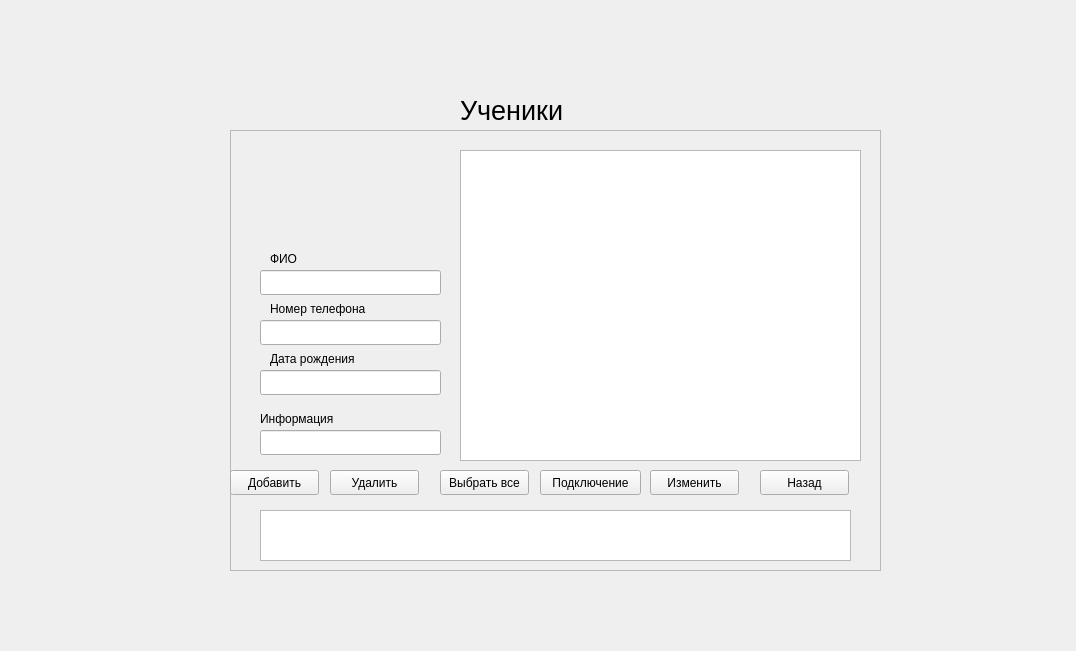
<?xml version="1.0" encoding="UTF-8"?>
<ui version="4.0">
 <class>studenta</class>
 <widget class="QWidget" name="studenta">
  <property name="geometry">
   <rect>
    <x>0</x>
    <y>0</y>
    <width>1076</width>
    <height>651</height>
   </rect>
  </property>
  <property name="windowTitle">
   <string>Form</string>
  </property>
  <widget class="QFrame" name="frame">
   <property name="geometry">
    <rect>
     <x>230</x>
     <y>130</y>
     <width>651</width>
     <height>441</height>
    </rect>
   </property>
   <property name="frameShape">
    <enum>QFrame::StyledPanel</enum>
   </property>
   <property name="frameShadow">
    <enum>QFrame::Raised</enum>
   </property>
   <widget class="QLineEdit" name="leFio">
    <property name="geometry">
     <rect>
      <x>30</x>
      <y>140</y>
      <width>181</width>
      <height>25</height>
     </rect>
    </property>
   </widget>
   <widget class="QLineEdit" name="lePhone">
    <property name="geometry">
     <rect>
      <x>30</x>
      <y>190</y>
      <width>181</width>
      <height>25</height>
     </rect>
    </property>
   </widget>
   <widget class="QLineEdit" name="leBd">
    <property name="geometry">
     <rect>
      <x>30</x>
      <y>240</y>
      <width>181</width>
      <height>25</height>
     </rect>
    </property>
   </widget>
   <widget class="QLineEdit" name="leInfo">
    <property name="geometry">
     <rect>
      <x>30</x>
      <y>300</y>
      <width>181</width>
      <height>25</height>
     </rect>
    </property>
   </widget>
   <widget class="QTableWidget" name="twStudent">
    <property name="geometry">
     <rect>
      <x>230</x>
      <y>20</y>
      <width>401</width>
      <height>311</height>
     </rect>
    </property>
   </widget>
   <widget class="QTextEdit" name="teStudent">
    <property name="geometry">
     <rect>
      <x>30</x>
      <y>380</y>
      <width>591</width>
      <height>51</height>
     </rect>
    </property>
   </widget>
   <widget class="QLabel" name="lbInfoStA">
    <property name="geometry">
     <rect>
      <x>30</x>
      <y>280</y>
      <width>101</width>
      <height>17</height>
     </rect>
    </property>
    <property name="text">
     <string>Информация</string>
    </property>
   </widget>
   <widget class="QLabel" name="lbBdStA">
    <property name="geometry">
     <rect>
      <x>40</x>
      <y>220</y>
      <width>121</width>
      <height>17</height>
     </rect>
    </property>
    <property name="text">
     <string>Дата рождения</string>
    </property>
   </widget>
   <widget class="QLabel" name="lbPhoneStA">
    <property name="geometry">
     <rect>
      <x>40</x>
      <y>170</y>
      <width>121</width>
      <height>17</height>
     </rect>
    </property>
    <property name="text">
     <string>Номер телефона</string>
    </property>
   </widget>
   <widget class="QLabel" name="lbFIOStA">
    <property name="geometry">
     <rect>
      <x>40</x>
      <y>120</y>
      <width>67</width>
      <height>17</height>
     </rect>
    </property>
    <property name="text">
     <string>ФИО</string>
    </property>
   </widget>
   <widget class="QPushButton" name="btnAddStA">
    <property name="geometry">
     <rect>
      <x>0</x>
      <y>340</y>
      <width>89</width>
      <height>25</height>
     </rect>
    </property>
    <property name="text">
     <string>Добавить</string>
    </property>
   </widget>
   <widget class="QPushButton" name="btnDelStA">
    <property name="geometry">
     <rect>
      <x>100</x>
      <y>340</y>
      <width>89</width>
      <height>25</height>
     </rect>
    </property>
    <property name="text">
     <string>Удалить</string>
    </property>
   </widget>
   <widget class="QPushButton" name="btnSelectAllStA">
    <property name="geometry">
     <rect>
      <x>210</x>
      <y>340</y>
      <width>89</width>
      <height>25</height>
     </rect>
    </property>
    <property name="text">
     <string>Выбрать все</string>
    </property>
   </widget>
   <widget class="QPushButton" name="btnBackStA">
    <property name="geometry">
     <rect>
      <x>530</x>
      <y>340</y>
      <width>89</width>
      <height>25</height>
     </rect>
    </property>
    <property name="text">
     <string>Назад</string>
    </property>
   </widget>
   <widget class="QPushButton" name="bntConnect">
    <property name="geometry">
     <rect>
      <x>310</x>
      <y>340</y>
      <width>101</width>
      <height>25</height>
     </rect>
    </property>
    <property name="text">
     <string>Подключение</string>
    </property>
   </widget>
   <widget class="QPushButton" name="bntEdit">
    <property name="geometry">
     <rect>
      <x>420</x>
      <y>340</y>
      <width>89</width>
      <height>25</height>
     </rect>
    </property>
    <property name="text">
     <string>Изменить</string>
    </property>
   </widget>
  </widget>
  <widget class="QLabel" name="label_5">
   <property name="geometry">
    <rect>
     <x>460</x>
     <y>90</y>
     <width>111</width>
     <height>41</height>
    </rect>
   </property>
   <property name="font">
    <font>
     <pointsize>20</pointsize>
    </font>
   </property>
   <property name="text">
    <string>Ученики</string>
   </property>
  </widget>
 </widget>
 <resources/>
 <connections/>
</ui>
